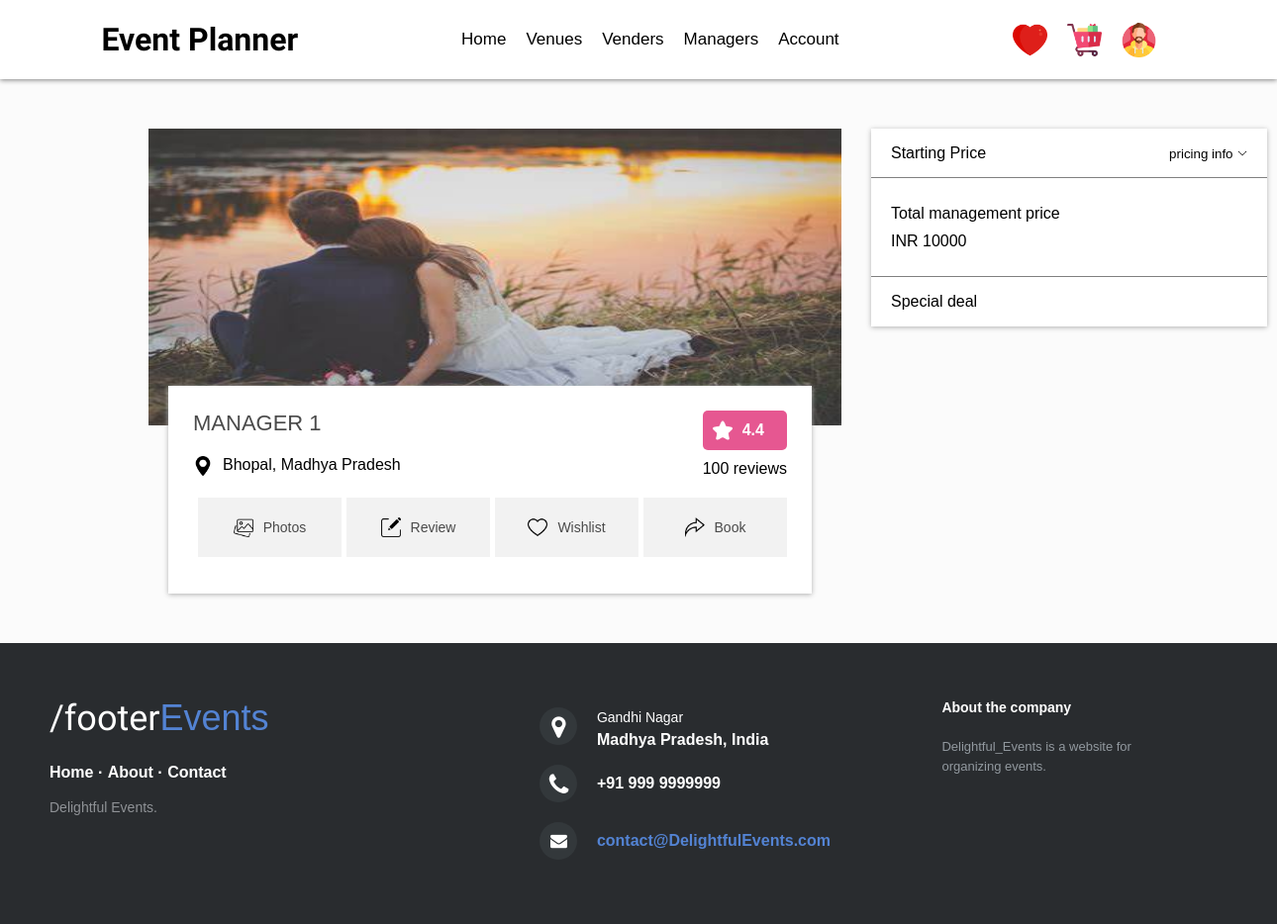
The app's page /managerDtls/e38faead-f7ab-481a-a68d-1413230ce1e1 with its own data.
### Manager/models.py (models this page shows, shortened)
class MANAGER(models.Model):
    manager_id = models.UUIDField(primary_key=True,default=uuid.uuid4,editable=False)
    user = models.OneToOneField(User,on_delete=models.CASCADE)
    image= models.ImageField(upload_to='Profile', default='')
    mobile = models.CharField(default='7970656807',validators=[MinLengthValidator(10),MaxLengthValidator(10)],max_length=10)
    state = models.CharField(default='Madhya Pradesh' ,max_length=20)
    city = models.CharField(default='Bhopal' ,max_length=20)
    price = models.IntegerField(default='10000')
    class Meta:
        ordering=['user']

### Wedding/views.py (the view)
# urls.py: path('managerDtls/<uuid:manager_id>', views.ManagerDetails, name='managerDtls'),
def ManagerDetails(request, manager_id):
    manager_dtls = MANAGER.objects.filter(manager_id=manager_id)
    cart_item = 0
    if request.user.is_authenticated:
        user=request.user
        venue_count = Venue_Cart.objects.filter(user=user).count()
        vender_count = Vender_Cart.objects.filter(user=user).count()
        cake_count = CAKE_CART.objects.filter(user=user).count()
        cart_item = venue_count + vender_count + cake_count
    data = {'manager_dtls': manager_dtls, 'total_item': cart_item}
    return render(request, 'ManagerDetails.html', data)

### Templates/wedding/ManagerDetails.html (shortened to what this page needs)
{% include "Header.html" %}
{% for i in manager_dtls %}
<div class="detailed-container">
    <div class="details-container-col-1">
        <div class="venued-img-div">
            <img src="{{i.image.url}}" alt="venue-image" class="img100">
        </div>
        <div class="venue-details-div">
            <div style="display: flex; justify-content: space-between;">
                <div>
                    <p class="venue-details-title">{{i.user.first_name}}</p>
                    <div class="flex margin-top-10">
                        <img src="/Static/icons/location.png" alt="" class="image20 margin-right-10">
                        <p>{{i.city}}, {{i.state}}</p>
                    </div>
                </div>
                <div>
                    <div class="flex rating-div">
                        <img src="/Static/icons/star.png" alt="" class="image20">
                        <p class="rating-p">4.4</p>
                    </div>
                    <p class="margin-top-10">100 reviews</p>
                </div>
            </div>
            <div class="flex detailed-footer">
                <div class="flex w-25 border-l">
                    <img src="/Static/icons/gallery.png" alt="" class="image20">
                    <p class="detailed-footer-p">Photos</p>
                </div>
                <div class="flex w-25 border-l">
                    <img src="/Static/icons/review.png" alt="" class="image20">
                    <p class="detailed-footer-p">Review</p>
                </div>
                <div class="flex w-25 border-l">
                    <a href="{% url 'addvender_towish' i.manager_id %}"
                        style="text-decoration: none; display: flex; align-items: center;">
                        <img src="/Static/icons/wishlist.png" alt="" class="image20">
                        <p class="detailed-footer-p">Wishlist</p>
                    </a>
                </div>
                <div class="flex w-25 border-l">
                    <a href="{% url 'book_manager' i.manager_id %}" style="text-decoration: none; display: flex; align-items: center;">
                        <img src="/Static/icons/share.png" alt="" class="image20">
                        <p class="detailed-footer-p">Book</p>
                    </a>
                </div>
            </div>
        </div>
    </div>
    <div class="details-container-col-2">
        <div class="price-division">
            <div class="price-div-1">
                <p>Starting Price</p>
                <div>
                    <small>pricing info</small>
                    <img src="/Static/icons/arrow-down.png" alt="" style="width: 10px; height: 10px;">
                </div>
            </div>
            <div class="price-div-2">
                <div style="width: 50%; align-items: center;">
                    <p>Total management price</p>
                    <p style="margin-top: 10px;">INR {{i.price}}</p>
                </div>
            </div>
            <div class="price-div-3">
                <p>Special deal</p>
            </div>
        </div>
    </div>
</div>
{% endfor %}
{% include "Footer.html" %}

### Static/Css/Header.css (style rules this page uses)
* { margin: 0; padding: 0; box-sizing: border-box; font-family: proxima-nova, sans-serif; }
.img100 { width: 100%; height: 100%; }
.image20 { width: 20px; height: 20px; }
.margin-right-10 { margin-right: 10px; }
.margin-top-10 { margin-top: 10px; }

### Static/Css/VenueDetailed.css (style rules this page uses)
.detailed-container { margin: 50px 150; display: flex; }
.details-container-col-1 { max-width: 700px; margin: 0px 30px 0px 0px; }
.venued-img-div { width: 700px; height: 300px; background-color: white; border-radius: 5px; }
.venue-details-div { height: 210px; width: 650px; background-color: white; margin: -40px 0px 0px 20px; position: relative; box-shadow: 0px 1px 5px 0px rgb(176, 176, 176); padding: 25px; }
.venue-details-title { font-size: 22px; font-weight: 500; color: #4a4a4a; margin-bottom: 20px; }
.rating-div { background-color: rgb(230 87 145); padding: 10px; align-items: center; border-radius: 5px; }
.rating-p { color: white; font-weight: 600; margin-left: 10px; }
.details-container-col-2 { width: 450px; min-width: 400px; }
.price-division { box-shadow: 0px 1px 5px 0px rgb(176, 176, 176); }
.price-div-1 { height: 50px; background-color: white; border-bottom: 1px solid gray; display: flex; justify-content: space-between; align-items: center; padding: 0px 20px; }
.price-div-2 { height: 100px; background-color: white; border-bottom: 1px solid gray; display: flex; align-items: center; padding: 0px 20px; }
.price-div-3 { height: 50px; background-color: white; padding: 0px 20px; display: flex; justify-content: space-between; align-items: center; }
.flex { display: flex; }
.w-25 { width: 25%; }
.border-l { border-left: 5px solid white; height: 60px; align-items: center; justify-content: center; }
.detailed-footer { margin-top: 20px; background-color: #f2f2f2; justify-content: space-around; }
.detailed-footer-p { font-size: 14px; color: #4a4a4a; margin-left: 10px; }

### Static/Css/VenueCard.css (style rules this page uses)
.rating-div { display: flex; }

### records on screen
MANAGER: image (picture), user.first_name "MANAGER 1", city "Bhopal", state "Madhya Pradesh", price "10000"
